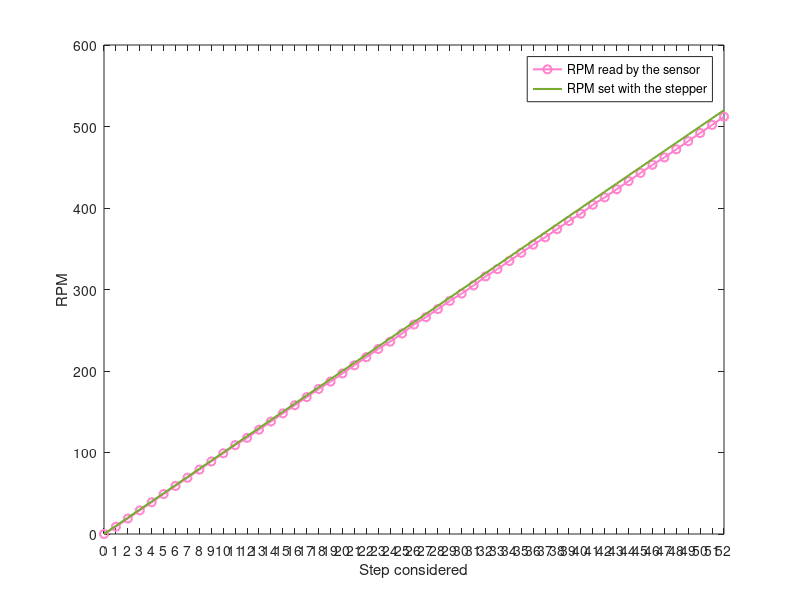

MATLAB code for this plot: (Note: this script raises an error after producing the figure.)
clear all
close all
clc

clear all
close all
clc

% sensors = [9 19 29 39 49 59 69 79 89 99 109 118 128 138 148 158 168 178 188 197 ...
    % 207 217 227 237 246 257 266 276 286 296 306 316 325 335 345 355 364 374 384 393 ...
    % 404 413 423 440];
sensors = [0 9 19 29 39 49 59 69 79 89 99 109 118 128 138 148 158 168 178 ...
    187 197 207 217 227 236 246 257 266 276 286 295 305 316 325 335 345 ...
    355 364 374 384 393 404 413 423 433 443 453 462 472 482 492 502 512]
% sensors = [0 0 0 0 0 59 69 79 89 99 109 118 128 138 148 158 168 178 188 197 ...
%      207 217 227 237 246 257 266 276 286 296 306 316 325 335 345 355 364 374 384 393 ...
%      404 413 423];

values = linspace (0,52,53)

stepper = 0 : 10 : 520;
% errore = [];
% errore_perc = [];
% for i = 1 : length(stepper)
%     errore(i) = stepper(i) - sensors(i);
%     errore_perc(i) = errore(i)/100;
% end
% average_error = mean(errore_perc);
% average_error_perc = average_error * 100;
%% 
figure(1)
p=plot (values, sensors,'-o','LineWidth',1.5, 'Color',[1 0.5 0.8])
% viola: [0.5 0 0.5]
% azzurro: [0.84 0.93 0.95]
hold on
plot (values, stepper, 'LineWidth',1.5,'Color',[0.4660 0.6740 0.1880])
xlim([0 52])
xticks([0:52])
% t = title ('Calibration with a stepper')
x = xlabel('Step considered')
y = ylabel ('RPM')
l = legend ('RPM read by the sensor', 'RPM set with the stepper')
l.Location = 'northwest'
l.FontSize = 20
p.MarkerFaceColor = [1 0.5 0.8];

% p.MarkerSize = 8;
%t.FontSize = 20;
x.FontSize = 15;
y.FontSize = 15;